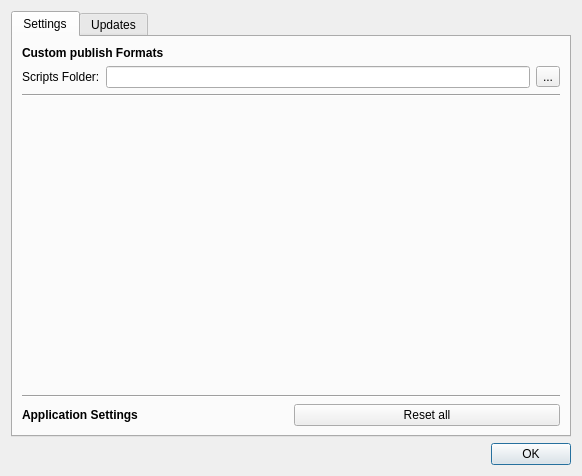
<?xml version="1.0" encoding="UTF-8"?>
<ui version="4.0">
 <class>PreferencesDialog</class>
 <widget class="QDialog" name="PreferencesDialog">
  <property name="geometry">
   <rect>
    <x>0</x>
    <y>0</y>
    <width>582</width>
    <height>476</height>
   </rect>
  </property>
  <property name="windowTitle">
   <string>Preferences</string>
  </property>
  <property name="windowIcon">
   <iconset resource="resources.qrc">
    <normaloff>:/res/icon-preferences.png</normaloff>:/res/icon-preferences.png</iconset>
  </property>
  <property name="modal">
   <bool>true</bool>
  </property>
  <layout class="QVBoxLayout" name="verticalLayout">
   <item>
    <widget class="QTabWidget" name="tabWidget">
     <property name="currentIndex">
      <number>0</number>
     </property>
     <widget class="QWidget" name="settings">
      <attribute name="title">
       <string>Settings</string>
      </attribute>
      <layout class="QVBoxLayout" name="verticalLayout_2">
       <item>
        <widget class="QLabel" name="label_2">
         <property name="font">
          <font>
           <weight>75</weight>
           <bold>true</bold>
          </font>
         </property>
         <property name="text">
          <string>Custom publish Formats</string>
         </property>
        </widget>
       </item>
       <item>
        <layout class="QHBoxLayout" name="horizontalLayout">
         <item>
          <widget class="QLabel" name="label">
           <property name="text">
            <string>Scripts Folder:</string>
           </property>
          </widget>
         </item>
         <item>
          <widget class="QLineEdit" name="customFormatFolderEdit"/>
         </item>
         <item>
          <widget class="QToolButton" name="toolButton">
           <property name="text">
            <string>...</string>
           </property>
           <property name="icon">
            <iconset resource="resources.qrc">
             <normaloff>:/res/document-open.png</normaloff>:/res/document-open.png</iconset>
           </property>
          </widget>
         </item>
        </layout>
       </item>
       <item>
        <widget class="Line" name="line_3">
         <property name="orientation">
          <enum>Qt::Horizontal</enum>
         </property>
        </widget>
       </item>
       <item>
        <spacer name="verticalSpacer">
         <property name="orientation">
          <enum>Qt::Vertical</enum>
         </property>
         <property name="sizeHint" stdset="0">
          <size>
           <width>20</width>
           <height>40</height>
          </size>
         </property>
        </spacer>
       </item>
       <item>
        <widget class="Line" name="line_2">
         <property name="orientation">
          <enum>Qt::Horizontal</enum>
         </property>
        </widget>
       </item>
       <item>
        <layout class="QHBoxLayout" name="horizontalLayout_2">
         <item>
          <widget class="QLabel" name="label_3">
           <property name="font">
            <font>
             <weight>75</weight>
             <bold>true</bold>
            </font>
           </property>
           <property name="text">
            <string>Application Settings</string>
           </property>
          </widget>
         </item>
         <item>
          <widget class="QPushButton" name="resetAllPushButton">
           <property name="text">
            <string>Reset all</string>
           </property>
          </widget>
         </item>
        </layout>
       </item>
      </layout>
     </widget>
     <widget class="QWidget" name="updates">
      <attribute name="title">
       <string>Updates</string>
      </attribute>
     </widget>
    </widget>
   </item>
   <item>
    <widget class="QDialogButtonBox" name="buttonBox">
     <property name="orientation">
      <enum>Qt::Horizontal</enum>
     </property>
     <property name="standardButtons">
      <set>QDialogButtonBox::Ok</set>
     </property>
    </widget>
   </item>
  </layout>
 </widget>
 <resources>
  <include location="resources.qrc"/>
 </resources>
 <connections>
  <connection>
   <sender>buttonBox</sender>
   <signal>accepted()</signal>
   <receiver>PreferencesDialog</receiver>
   <slot>accept()</slot>
   <hints>
    <hint type="sourcelabel">
     <x>248</x>
     <y>254</y>
    </hint>
    <hint type="destinationlabel">
     <x>157</x>
     <y>274</y>
    </hint>
   </hints>
  </connection>
  <connection>
   <sender>buttonBox</sender>
   <signal>rejected()</signal>
   <receiver>PreferencesDialog</receiver>
   <slot>reject()</slot>
   <hints>
    <hint type="sourcelabel">
     <x>316</x>
     <y>260</y>
    </hint>
    <hint type="destinationlabel">
     <x>286</x>
     <y>274</y>
    </hint>
   </hints>
  </connection>
 </connections>
</ui>
